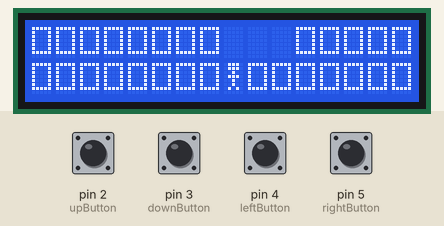
Simulated run of this sketch. Board: Arduino Uno, built with avr-gcc and run on an emulated ATmega328P. On the bench: 16×2 character LCD. The test bench sets the inputs (shaded band); at power-on: pin 2 (upButton), pin 3 (downButton), pin 4 (leftButton), pin 5 (rightButton) LOW. What the sketch prints to the serial monitor is not drawn.

Above: at 1.2 s.
1.3 s: pin 2 (upButton) pulled HIGH for 1 s
At 2.1 s:
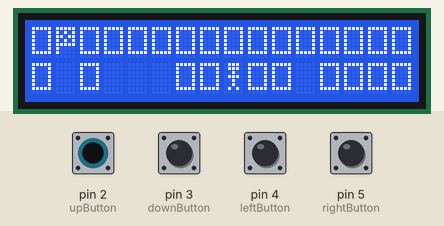
3.8 s: pin 3 (downButton) pulled HIGH for 0.15 s
At 5.1 s:
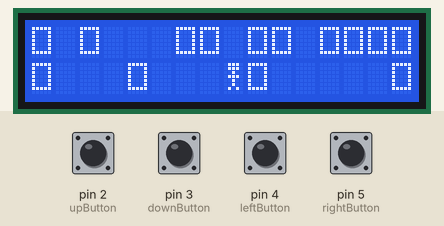
5.4 s: pin 5 (rightButton) pulled HIGH for 1 s
At 7.2 s:
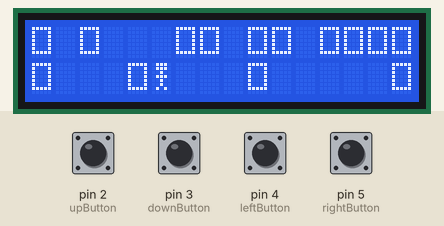
7.9 s: pin 2 (upButton) pulled HIGH for 0.15 s
At 8.6 s:
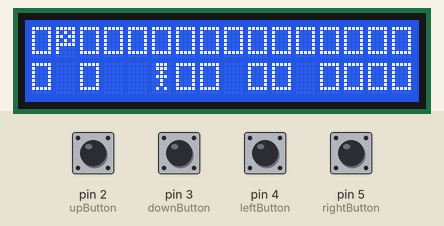
9.6 s: pin 3 (downButton) pulled HIGH for 1 s
At 11.0 s:
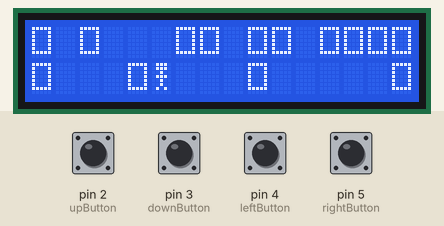
12.1 s: pin 4 (leftButton) pulled HIGH for 0.15 s
At 13.1 s:
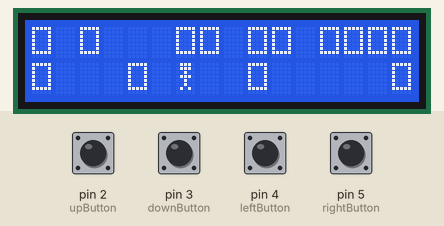
Timing chart, 0 to 14.7 s (numbered marks = the images above; inputs shaded):
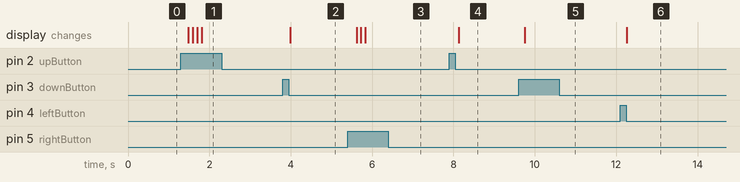

Measured:
- after the input at 1.3 s, the display: first changes after 0.19 s (image 1 shows a later state)
- after the input at 3.8 s, the display: changes after 0.19 s (image 2)
- after the input at 5.4 s, the display: first changes after 0.22 s (image 3 shows a later state)
- after the input at 7.9 s, the display: changes after 0.23 s (image 4)
- after the input at 9.6 s, the display: changes after 0.16 s (image 5)
- after the input at 12.1 s, the display: changes after 0.16 s (image 6)

The sketch:

mazeGame.ino
```cpp
 #include <LiquidCrystal.h>
 LiquidCrystal lcd(12, 11, 9, 8, 7, 6);

  byte wall[8] = {
  B11111,
  B10001,
  B10001,
  B10001,
  B10001,
  B10001,
  B11111,
};

  byte character[8] = {
  B01110,
  B01110,
  B00100,
  B01110,
  B00100,
  B00100,
  B01010,
};

  byte flag[8] = {
  B11111,
  B10101,
  B11011,
  B10101,
  B11111,
  B10000,
  B10000,
};

 const int upButton = 2;
 const int downButton = 3;
 const int leftButton = 4;
 const int rightButton = 5;

 int upState = 0;
 int downState = 0;
 int leftState = 0;
 int rightState = 0;
  int row =6;
  int col = 16;

 int maze[6][16] = {
  { 1,3,1,1,1,1,1,1,1,1,1,1,1,1,1,1 },
  { 1,0,1,0,0,0,1,1,0,1,1,0,1,1,1,1 },
  { 1,0,0,0,1,0,0,0,0,1,0,0,0,0,0,1 },
  { 1,1,1,1,1,1,1,1,0,1,0,1,1,1,1,1 },
  { 1,1,1,1,1,1,1,1,0,0,0,1,1,1,1,1 },
  { 1,1,1,1,1,1,1,1,0,1,1,1,1,1,1,1 },
  };

  int pinLocation;
class player{
  private:

  public:
      int ycoordinate= 5;
      int xcoordinate = 8;
      int xFinish = 1;
      int yFinish = 0;

  void move(int direction);
  };


void player::move(int direction){
  if(direction == 0 && maze[ycoordinate-1][xcoordinate] != 1 && ycoordinate-1!= -1) {

        ycoordinate = ycoordinate-1;
    }
  else if(direction == 1 && ycoordinate+1 != row && maze[ycoordinate+1][xcoordinate] != 1) {
      ycoordinate = ycoordinate+1;
    }
  else if(direction== 3 && xcoordinate+1 != col && maze[ycoordinate][xcoordinate+1] != 1 ) {
      Serial.print(maze[ycoordinate][xcoordinate+1]);
      xcoordinate = xcoordinate+1;
    }
  else if (direction== 2 && xcoordinate-1 != -1 && maze[ycoordinate][xcoordinate-1] != 1 ) {
    xcoordinate = xcoordinate-1;
  } else {
    xcoordinate=xcoordinate;
    ycoordinate=ycoordinate;
  }
}
player* p = new player();

void win(){
  lcd.clear();
  lcd.begin(16,2);
  lcd.print("You win!");
  }

void setup() {

Serial.begin(9600);
lcd.begin(16,2);

pinMode(upButton, INPUT);
pinMode(downButton, INPUT);
pinMode(leftButton, INPUT);
pinMode(rightButton, INPUT);

lcd.createChar(0, wall);
lcd.createChar(1, character);
lcd.createChar(2, flag);


}

void loop() {

 upState = digitalRead(upButton);
 downState = digitalRead(downButton);
 leftState = digitalRead(leftButton);
 rightState = digitalRead(rightButton);
 pinLocation=0;

 Serial.println(p->xcoordinate);
 Serial.println(p->ycoordinate);


    for(int i = p->ycoordinate-1; i<p->ycoordinate+1; i++) {
      for(int j = 0; j<16; j++) {
        lcd.setCursor(j,pinLocation);
        if(p->xcoordinate == p->xFinish && p->ycoordinate == p->yFinish) {
          lcd.clear();
          lcd.print("    YOU WIN!    ");
          }else if(i == p->ycoordinate && j == p->xcoordinate) {
          lcd.write(byte(1));
        }
        else if(maze[i][j] == 1){
          lcd.write(byte(0));
        } else if(maze[i][j] == 3){
          lcd.write(byte(2));
         } else {
        lcd.print(" ");
        }
        }
  pinLocation=pinLocation+1;
    }
  if(upState == HIGH) {
    Serial.print("UP");
    p->move(0);
  } else if(downState == HIGH) {
    Serial.print("DOWN");
    lcd.print("DOWN");
    p->move(1);
  } else if (leftState == HIGH) {
    Serial.print("LEFT");
    lcd.print("LEFT");
    p->move(3);
   } else if (rightState == HIGH) {
    Serial.print("RIGHT");
    lcd.print("RIGHT");
    p->move(2);
   } else {

   }
  delay(100);
}
```
